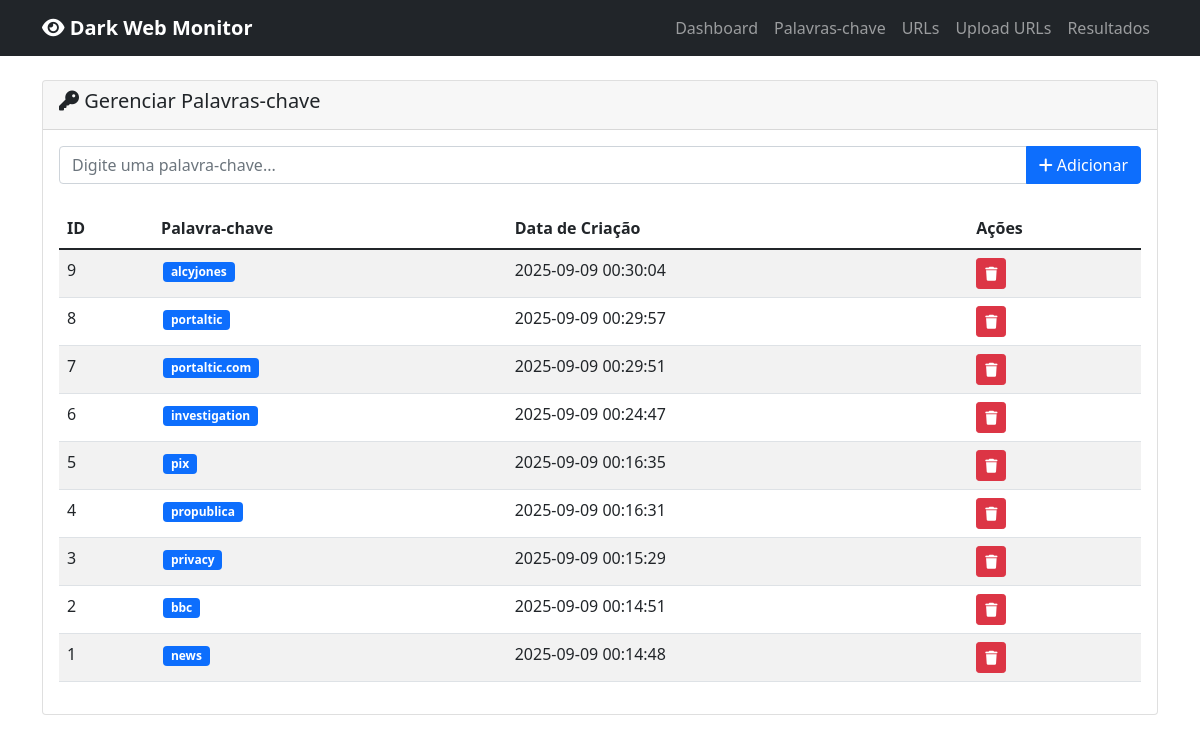
Screenshot of /keywords with the database file from the repository.
### tables this page shows
CREATE TABLE keywords (
            id INTEGER PRIMARY KEY AUTOINCREMENT,
            keyword TEXT UNIQUE NOT NULL,
            created_at TIMESTAMP DEFAULT CURRENT_TIMESTAMP
        );

### app.py (the view)
@app.route('/keywords')
def keywords():
    conn = sqlite3.connect('darkweb_monitor.db')
    cursor = conn.cursor()
    cursor.execute('SELECT * FROM keywords ORDER BY created_at DESC')
    keywords_list = cursor.fetchall()
    conn.close()
    return render_template('keywords.html', keywords=keywords_list)

### templates/keywords.html (shortened to what this page needs)
{% extends "base.html" %}
{% block content %}
<div class="row">
    <div class="col-md-12">
        <div class="card">
            <div class="card-header">
                <h5><i class="fas fa-key"></i> Gerenciar Palavras-chave</h5>
            </div>
            <div class="card-body">
                <form method="POST" action="{{ url_for('add_keyword') }}" class="mb-4">
                    <div class="input-group">
                        <input type="text" class="form-control" name="keyword" placeholder="Digite uma palavra-chave..." required>
                        <button class="btn btn-primary" type="submit">
                            <i class="fas fa-plus"></i> Adicionar
                        </button>
                    </div>
                </form>
                <div class="table-responsive">
                    <table class="table table-striped">
                        <thead>
                        <tr>
                            <th>ID</th>
                            <th>Palavra-chave</th>
                            <th>Data de Criação</th>
                            <th>Ações</th>
                        </tr>
                        </thead>
                        <tbody>
                        {% for keyword in keywords %}
                        <tr>
                            <td>{{ keyword[0] }}</td>
                            <td><span class="badge bg-primary keyword-badge">{{ keyword[1] }}</span></td>
                            <td>{{ keyword[2] }}</td>
                            <td>
                                <a href="{{ url_for('delete_keyword', keyword_id=keyword[0]) }}"
                                   class="btn btn-sm btn-danger"
                                   onclick="return confirm('Tem certeza que deseja excluir esta palavra-chave?')">
                                    <i class="fas fa-trash"></i>
                                </a>
                            </td>
                        </tr>
                        {% else %}
                        <tr>
                            <td colspan="4" class="text-center text-muted">Nenhuma palavra-chave configurada</td>
                        </tr>
                        {% endfor %}
                        </tbody>
                    </table>
                </div>
            </div>
        </div>
    </div>
</div>
{% endblock %}

### templates/base.html (shortened to what this page needs)
<!DOCTYPE html>
<html lang="pt-BR">
<head>
    <link href="https://cdn.jsdelivr.net/npm/bootstrap@5.1.3/dist/css/bootstrap.min.css" rel="stylesheet"/>
    <link href="https://cdnjs.cloudflare.com/ajax/libs/font-awesome/6.0.0/css/all.min.css" rel="stylesheet"/>
</head>
<body>
<nav class="navbar navbar-expand-lg navbar-dark bg-dark">
    <div class="container">
        <a class="navbar-brand" href="{{ url_for('index') }}">
            <i class="fas fa-eye"></i> Dark Web Monitor
        </a>
        <div class="navbar-nav ms-auto">
            <a class="nav-link" href="{{ url_for('index') }}">Dashboard</a>
            <a class="nav-link" href="{{ url_for('keywords') }}">Palavras-chave</a>
            <a class="nav-link" href="{{ url_for('urls') }}">URLs</a>
            <a class="nav-link" href="{{ url_for('upload_urls') }}">Upload URLs</a>
	    <a class="nav-link" href="{{ url_for('results') }}">Resultados</a>
        </div>
    </div>
</nav>
<div class="container mt-4">
    {% block content %}{% endblock %}
</div>
</body>
</html>

### templates/base.html (style rules this page uses)
.navbar-brand { font-weight: bold; }
.keyword-badge { margin: 2px; }

### rows the page displays
keywords: id "9", keyword "alcyjones", created_at "2025-09-09 00:30:04"
keywords: id "8", keyword "portaltic", created_at "2025-09-09 00:29:57"
keywords: id "7", keyword "portaltic.com", created_at "2025-09-09 00:29:51"
keywords: id "6", keyword "investigation", created_at "2025-09-09 00:24:47"
keywords: id "5", keyword "pix", created_at "2025-09-09 00:16:35"
keywords: id "4", keyword "propublica", created_at "2025-09-09 00:16:31"
keywords: id "3", keyword "privacy", created_at "2025-09-09 00:15:29"
keywords: id "2", keyword "bbc", created_at "2025-09-09 00:14:51"
keywords: id "1", keyword "news", created_at "2025-09-09 00:14:48"
